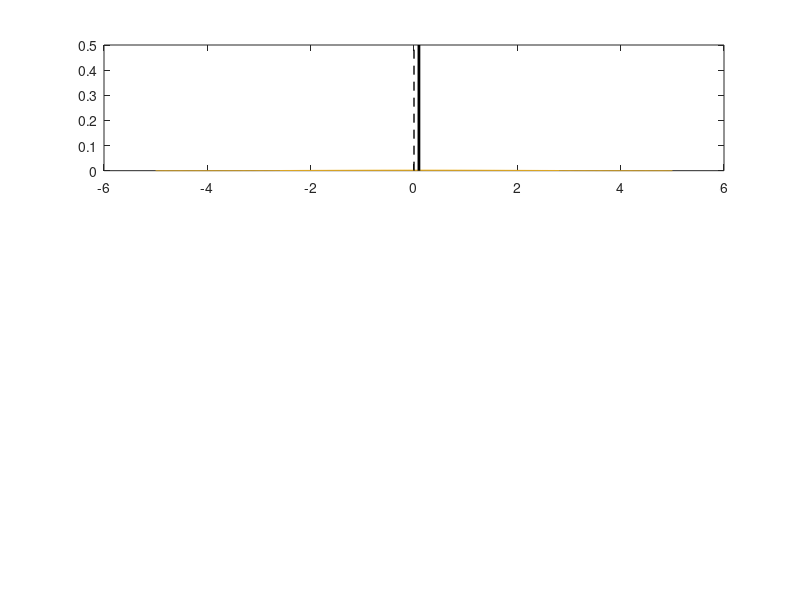

Write the MATLAB code that produced this figure. (Note: this script raises an error after producing the figure.)
clear all; close all; 
iscode = 1;

color_yellow = [0.9290 0.6940, 0.1250];
cmap_code{1} = color_yellow; 
cmap_code{2} = [255, 147, 0]/255; 
cmap_code{3} = [148, 33, 146]/255; 
cmap_code{4} = 0.8*[1 1 1]; 

z_range = [-5:.01:5]; 

%%%% Parameter set 
z_mu_init = 0;
z_sig_init = 1.5;
mSig = 0.5; 
sSig = 1.4; 
kSig = 1;
noise_post = 1;  
priSig = z_sig_init; 
%% example trial
iTrial = 1; 
cm = 0; 


m = 0.3071;
prevfbk = (+1);


mdashset = [0.1, 1.1, 2.1]; 
%% 

E_c_dS = cm; E_x_dS = m; 

choice =  double(  E_x_dS - E_c_dS > 0 );
choice(choice == 0) = -1 ;

prevdec = choice;


if (prevfbk == -1)
    if (choice == -1)
        Fgiven = 'correct';
    elseif (choice == +1)
        Fgiven = 'incorrect';
    end
elseif (prevfbk == +1)
    if (choice == -1)
        Fgiven = 'incorrect';
    elseif (choice == +1)
        Fgiven = 'correct';
    end
end

for iK = 1 : length(mdashset)


    if prevdec > 0
        kalman_m = mdashset(iK);  

    else
        kalman_m = - mdashset(iK);  

    end



    fd_match = prevfbk == prevdec; 
    I(fd_match) = prevfbk(fd_match); I(~fd_match) =  prevfbk(~fd_match);


    sig_kmL = sqrt( kSig^2 + mSig^2 ); %% the sigma of p(m'|S) 
    var_CDF = (sSig^2 * sig_kmL^2) / (sSig^2 + sig_kmL^2);
    sig_CDF = sqrt(var_CDF); 

    term_pdf = normpdf(z_range, kalman_m, sqrt( sSig^2 + kSig^2 + mSig^2 ));

    term_cdf = NaN(size(term_pdf)); 

    if (I == -1)
        term_cdf = normcdf(z_range, (kalman_m*sSig^2 + z_range*(sig_kmL)^2)/(sSig^2 + sig_kmL^2), sig_CDF);
    elseif (I == +1 )
        term_cdf = 1 - normcdf(z_range, (kalman_m*sSig^2 + z_range*(sig_kmL)^2)/(sSig^2 + sig_kmL^2), sig_CDF); 
    else
        term_cdf = ones( 1, length(z_range) ); 
    end


    Prob = term_cdf.*term_pdf;
    sI = sum(Prob,2);  norm_Prob = Prob./sI; 
    like_mu = sum(norm_Prob .* z_range, 2);%%%%%%%% the mean of distribution ( mu_Prob : Normalized posterior  ) 

    pri =  normpdf(z_range, E_c_dS, priSig); 



    postProb = pri .* Prob ; % step 2: mu posterior
    sI = sum(postProb,2);  norm_postProb = postProb./sI; 
    cfw_mu = sum(norm_postProb .* z_range, 2);%%%%%%%% the mean of distribution ( mu_Prob : Normalized posterior  ) 
    is_post = sqrt( sum(( (z_range -  cfw_mu ).^2).*norm_postProb, 2) ); %%%%%%%% the s.d of distribution (mu_Prob: Normalized posterior)


    % post-process (2) adding inclination to long-term prior 

    lambda = ( z_sig_init^2)./(z_sig_init^2 + is_post.^2);
    lambda( z_sig_init == 0 ) = 0; % when prior is really sharp 
    lambda( z_sig_init == Inf ) = 1; % when prior is really broad 



    vect_mu_c(:,iTrial) = cfw_mu .* lambda + z_mu_init .* (1-lambda); %% imu_pre = la*imu_post + (1-la) * z_mu_init



    figure(iK+110);   set(gcf,'position', [73 136 274 626]);

    if (abs(kalman_m) == 0.1)
        iscode = 1;  
    elseif (abs(kalman_m) == 1.1)
        iscode = 2; 
    elseif (abs(kalman_m) == 2.1)
        iscode = 3;   
    else
        iscode = 4; 
    end

    subplot(3,1,1);
        yobj = term_pdf./sum(term_pdf); yobj_mu = sum(yobj .* z_range, 2);
        plot(z_range, yobj , 'color', cmap_code{iscode}); hold on;  
        yd = yobj; area( z_range, yd, 0, 'EdgeColor','none','FaceColor',cmap_code{iscode}, 'facealpha',0.6);

        plot([0 0 ], [0 0.5], 'k--','linew',1);
        plot([yobj_mu yobj_mu ], [0 0.5], 'k-','linew',2); ax1 = gca; ax1.YAxis.Visible = 'off'; ylim([0 0.0032]);xlim([-3 3]); 
    box off; set(gca,'fontsize', 18, 'xtick', [-2:2], 'ticklength', [0.02 0.03]); 

    subplot(3,1,2);

        plot(z_range,term_cdf, 'color', cmap_code{iscode}, 'linew', 2); hold on;  
        plot([0 0 ], [0 1], 'k--','linew',1); ax1 = gca; ax1.YAxis.Visible = 'off';xlim([-3 3]);
    box off; set(gca,'fontsize', 18, 'xtick', [-2:2], 'ticklength', [0.02 0.03]);


    subplot(3,1,3);
        yobj = Prob./sum(Prob); yobj_mu = sum(yobj .* z_range, 2);
        plot(z_range, yobj , 'color', cmap_code{iscode}); hold on;  

        yd = yobj; area( z_range, yd, 0, 'EdgeColor','none','FaceColor',cmap_code{iscode}, 'facealpha',0.6);

        plot([0 0 ], [0 0.5], 'k--','linew',1);
        plot([yobj_mu yobj_mu ], [0 0.5], 'k-','linew',2); ax1 = gca; ax1.YAxis.Visible = 'off'; ylim([0 0.0032]);xlim([-3 3])
    box off; set(gca,'fontsize', 18, 'xtick', [-2:2], 'ticklength', [0.02 0.03]); 

end